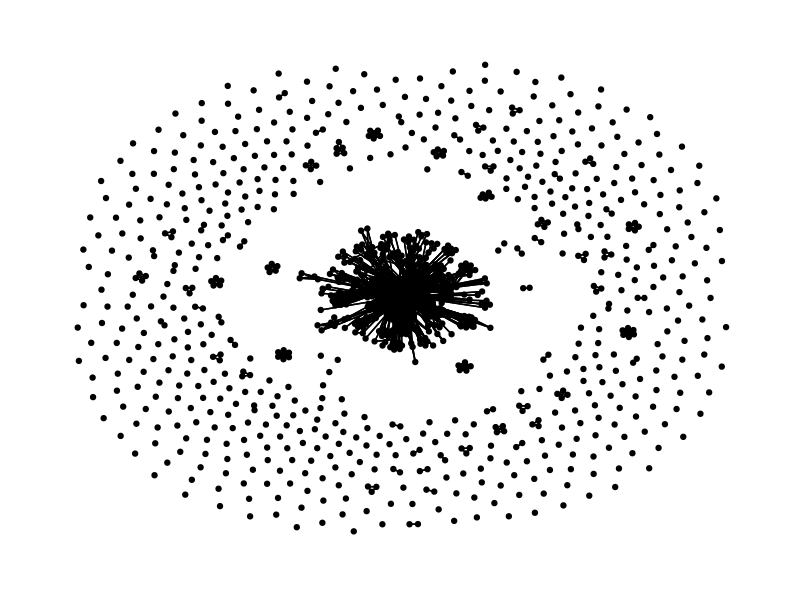
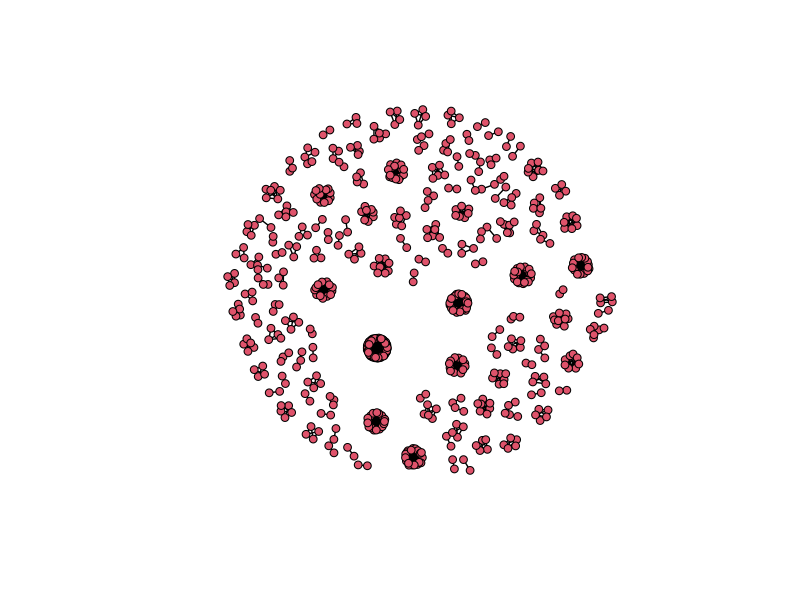

Source code (R) for these figures, in order:
## ---- chunk 1
knitr::opts_chunk$set(echo = TRUE)
## ---- chunk 2
data = read.csv('Connections.csv', encoding = 'UTF-8')

## ---- chunk 3
library(dplyr)

data %>% group_by(Company) %>% count() %>% arrange(desc(n))

## ---- chunk 4
names(data)
## ---- chunk 5
library(tidyverse)
library(tidygraph)
library(ggraph)

data$Last_name_initial = substr(data$Last.Name, 1,1)


data = data %>% mutate(
  name = paste(First.Name, Last_name_initial, sep = " ")
)

data$index <- 1:nrow(data)

nodes <- data %>% select(c("name", "Company"))

nodes <- nodes %>% rowid_to_column("id")

edges <- data %>% select(c(name, Company)) %>% 
  left_join(nodes %>% select(c(id,name)), by = c("name"="name"))

edges <- edges %>% left_join(edges, by = "Company", keep=FALSE) %>% 
  select(c("id.x", "id.y", "Company")) %>% 
  filter(id.x!=id.y)


colnames(edges) <- c("x", "y", "Company")

graph <- tbl_graph(edges = edges, nodes=nodes, directed = FALSE)

ggraph(graph, layout = "graphopt") + 
  geom_edge_link( show.legend = FALSE) + 
  geom_node_point()+
  theme_graph()
## ---- chunk 6





df1 <- data.frame()

# iterate through each company and generate the edges 
for (company in unique(data$Company) ){
  
company_edges = data %>% filter(Company==company) %>% pull(index)

edges = expand.grid(company_edges, company_edges)

# remove the connections with themselves
edges = edges %>% filter(Var1 != Var2)

# append to main df1
df1 <- rbind(df1, edges)

#print(dim(df1))
  
}

# nodes = data$index
# edges = df1

df1$temp <- apply(df1, 1, function(x) paste(sort(x), collapse=""))

df1 = df1[!duplicated(df1$temp), 1:2] # remove duplicate (each combination appears once)

df1
## ---- chunk 7
library(tidygraph)
#install.packages('network')
library(network)


linkedin_network <- network(df1, attr = data,  matrix.type = "edgelist",directed=FALSE)

linkedin_network

plot(linkedin_network )

#to do: print names of nodes
